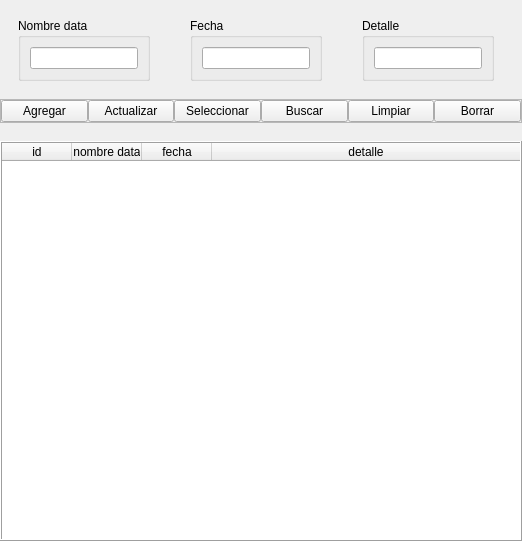
              <widget class="QWidget" name="rde_tab">
               <attribute name="title">
                <string>Data Experimental</string>
               </attribute>
               <layout class="QVBoxLayout" name="verticalLayout_6">
                <property name="spacing">
                 <number>0</number>
                </property>
                <property name="leftMargin">
                 <number>0</number>
                </property>
                <property name="topMargin">
                 <number>0</number>
                </property>
                <property name="rightMargin">
                 <number>0</number>
                </property>
                <property name="bottomMargin">
                 <number>0</number>
                </property>
                <item>
                 <layout class="QVBoxLayout" name="verticalLayout_7">
                  <property name="spacing">
                   <number>0</number>
                  </property>
                  <item>
                   <spacer name="verticalSpacer_6">
                    <property name="orientation">
                     <enum>Qt::Vertical</enum>
                    </property>
                    <property name="sizeHint" stdset="0">
                     <size>
                      <width>20</width>
                      <height>18</height>
                     </size>
                    </property>
                   </spacer>
                  </item>
                  <item>
                   <layout class="QHBoxLayout" name="horizontalLayout_11">
                    <property name="spacing">
                     <number>0</number>
                    </property>
                    <item>
                     <spacer name="horizontalSpacer_11">
                      <property name="orientation">
                       <enum>Qt::Horizontal</enum>
                      </property>
                      <property name="sizeHint" stdset="0">
                       <size>
                        <width>18</width>
                        <height>20</height>
                       </size>
                      </property>
                     </spacer>
                    </item>
                    <item>
                     <layout class="QHBoxLayout" name="horizontalLayout_3">
                      <property name="spacing">
                       <number>0</number>
                      </property>
                      <item>
                       <layout class="QHBoxLayout" name="horizontalLayout_12">
                        <property name="spacing">
                         <number>0</number>
                        </property>
                       </layout>
                      </item>
                      <item>
                       <layout class="QHBoxLayout" name="horizontalLayout_13">
                        <item>
                         <widget class="QGroupBox" name="groupBox_33">
                          <property name="styleSheet">
                           <string notr="true"/>
                          </property>
                          <property name="title">
                           <string>Nombre data</string>
                          </property>
                          <layout class="QVBoxLayout" name="verticalLayout">
                           <item>
                            <widget class="QLineEdit" name="nombre_data_rde_edit">
                             <property name="text">
                              <string/>
                             </property>
                            </widget>
                           </item>
                          </layout>
                         </widget>
                        </item>
                        <item>
                         <spacer name="horizontalSpacer_12">
                          <property name="orientation">
                           <enum>Qt::Horizontal</enum>
                          </property>
                          <property name="sizeHint" stdset="0">
                           <size>
                            <width>40</width>
                            <height>20</height>
                           </size>
                          </property>
                         </spacer>
                        </item>
                        <item>
                         <widget class="QGroupBox" name="groupBox_35">
                          <property name="styleSheet">
                           <string notr="true"/>
                          </property>
                          <property name="title">
                           <string>Fecha</string>
                          </property>
                          <layout class="QVBoxLayout" name="verticalLayout_60">
                           <item>
                            <widget class="QLineEdit" name="fecha_rde_edit"/>
                           </item>
                          </layout>
                         </widget>
                        </item>
                        <item>
                         <spacer name="horizontalSpacer_13">
                          <property name="orientation">
                           <enum>Qt::Horizontal</enum>
                          </property>
                          <property name="sizeHint" stdset="0">
                           <size>
                            <width>40</width>
                            <height>20</height>
                           </size>
                          </property>
                         </spacer>
                        </item>
                        <item>
                         <widget class="QGroupBox" name="groupBox_34">
                          <property name="styleSheet">
                           <string notr="true"/>
                          </property>
                          <property name="title">
                           <string>Detalle</string>
                          </property>
                          <layout class="QVBoxLayout" name="verticalLayout_59">
                           <item>
                            <widget class="QLineEdit" name="detalle_rde_edit"/>
                           </item>
                          </layout>
                         </widget>
                        </item>
                       </layout>
                      </item>
                      <item>
                       <layout class="QHBoxLayout" name="horizontalLayout_14"/>
                      </item>
                     </layout>
                    </item>
                    <item>
                     <spacer name="horizontalSpacer_17">
                      <property name="orientation">
                       <enum>Qt::Horizontal</enum>
                      </property>
                      <property name="sizeHint" stdset="0">
                       <size>
                        <width>28</width>
                        <height>20</height>
                       </size>
                      </property>
                     </spacer>
                    </item>
                   </layout>
                  </item>
                  <item>
                   <spacer name="verticalSpacer_7">
                    <property name="orientation">
                     <enum>Qt::Vertical</enum>
                    </property>
                    <property name="sizeHint" stdset="0">
                     <size>
                      <width>20</width>
                      <height>18</height>
                     </size>
                    </property>
                   </spacer>
                  </item>
                  <item>
                   <widget class="QFrame" name="funciones_frame_rde">
                    <property name="frameShape">
                     <enum>QFrame::StyledPanel</enum>
                    </property>
                    <property name="frameShadow">
                     <enum>QFrame::Raised</enum>
                    </property>
                    <layout class="QHBoxLayout" name="horizontalLayout_15">
                     <property name="spacing">
                      <number>0</number>
                     </property>
                     <property name="leftMargin">
                      <number>0</number>
                     </property>
                     <property name="topMargin">
                      <number>0</number>
                     </property>
                     <property name="rightMargin">
                      <number>0</number>
                     </property>
                     <property name="bottomMargin">
                      <number>0</number>
                     </property>
                     <item>
                      <widget class="QPushButton" name="agregar_rde_btn">
                       <property name="text">
                        <string>Agregar</string>
                       </property>
                      </widget>
                     </item>
                     <item>
                      <widget class="QPushButton" name="actualizar_rde_btn">
                       <property name="text">
                        <string>Actualizar</string>
                       </property>
                      </widget>
                     </item>
                     <item>
                      <widget class="QPushButton" name="seleccionar_rde_btn">
                       <property name="text">
                        <string>Seleccionar</string>
                       </property>
                      </widget>
                     </item>
                     <item>
                      <widget class="QPushButton" name="buscar_rde_btn">
                       <property name="text">
                        <string>Buscar</string>
                       </property>
                      </widget>
                     </item>
                     <item>
                      <widget class="QPushButton" name="limpiar_rde_btn">
                       <property name="text">
                        <string>Limpiar</string>
                       </property>
                      </widget>
                     </item>
                     <item>
                      <widget class="QPushButton" name="borrar_rde_btn">
                       <property name="text">
                        <string>Borrar</string>
                       </property>
                      </widget>
                     </item>
                    </layout>
                   </widget>
                  </item>
                  <item>
                   <spacer name="verticalSpacer_8">
                    <property name="orientation">
                     <enum>Qt::Vertical</enum>
                    </property>
                    <property name="sizeHint" stdset="0">
                     <size>
                      <width>20</width>
                      <height>18</height>
                     </size>
                    </property>
                   </spacer>
                  </item>
                  <item>
                   <layout class="QVBoxLayout" name="verticalLayout_8">
                    <property name="spacing">
                     <number>0</number>
                    </property>
                    <item>
                     <widget class="QTableWidget" name="registro_data_experimental_tabla">
                      <property name="minimumSize">
                       <size>
                        <width>0</width>
                        <height>400</height>
                       </size>
                      </property>
                      <property name="focusPolicy">
                       <enum>Qt::NoFocus</enum>
                      </property>
                      <property name="frameShape">
                       <enum>QFrame::Box</enum>
                      </property>
                      <property name="frameShadow">
                       <enum>QFrame::Raised</enum>
                      </property>
                      <property name="showGrid">
                       <bool>false</bool>
                      </property>
                      <attribute name="horizontalHeaderMinimumSectionSize">
                       <number>50</number>
                      </attribute>
                      <attribute name="horizontalHeaderDefaultSectionSize">
                       <number>70</number>
                      </attribute>
                      <attribute name="horizontalHeaderStretchLastSection">
                       <bool>true</bool>
                      </attribute>
                      <attribute name="verticalHeaderVisible">
                       <bool>false</bool>
                      </attribute>
                      <column>
                       <property name="text">
                        <string>id</string>
                       </property>
                      </column>
                      <column>
                       <property name="text">
                        <string>nombre data</string>
                       </property>
                      </column>
                      <column>
                       <property name="text">
                        <string>fecha</string>
                       </property>
                      </column>
                      <column>
                       <property name="text">
                        <string>detalle</string>
                       </property>
                      </column>
                     </widget>
                    </item>
                   </layout>
                  </item>
                 </layout>
                </item>
               </layout>
              </widget>
